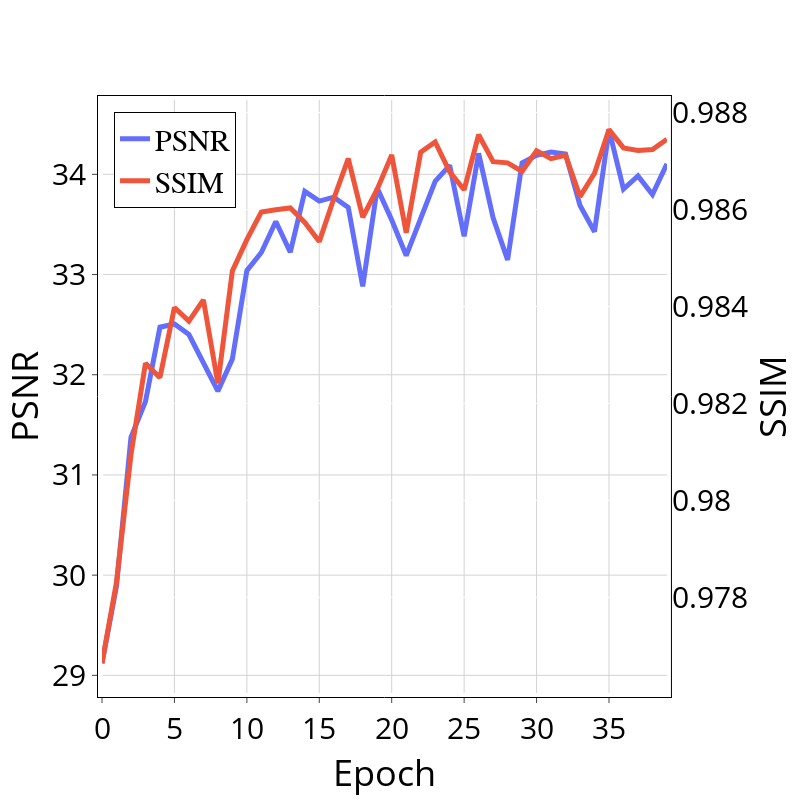

The notebook cell saved with this chart:
### Code cell
import plotly.graph_objects as go
from plotly.subplots import make_subplots

# Create figure with secondary y-axis
fig = make_subplots(specs=[[{"secondary_y": True}]])

# Add traces
fig.add_trace(
    go.Scatter(x=metrics['Epoch'], y=metrics['PSNR'], name="PSNR"),
    secondary_y=False,
)

fig.add_trace(
    go.Scatter(x=metrics['Epoch'], y=metrics['SSIM'], name="SSIM"),
    secondary_y=True,
)

# Add figure title
# fig.update_layout(
#     title_text="SSIM and PSNR metrics by epoch"
# )

# Set x-axis title
fig.update_xaxes(title_text="Epoch")

# Set y-axes titles
fig.update_yaxes(title_text="PSNR", secondary_y=False, showgrid = True   ,mirror=True,
    ticks='outside',
    showline=True,
    linecolor='black',
    gridcolor='lightgrey')
fig.update_yaxes(title_text="SSIM", secondary_y=True, showgrid = True, )
fig.update_xaxes(
    mirror=True,
    ticks='outside',
    showline=True,
    linecolor='black',
    gridcolor='lightgrey'
)
fig.update_layout(
    autosize=False,
    width=800,
    height=800,
    margin=dict(
        l=50,
        r=50,
        b=100,
        t=100,
        pad=4
    ),
    paper_bgcolor="White",     plot_bgcolor='white', title_x=0.5,  font=dict(size=30, color="black"),     legend=dict(
        x=0.02,
        y=.98,
        traceorder="normal",
        font=dict(
            family="sans-serif",
            size=30,
            color="black"
        ),         bordercolor="Black", 
        borderwidth=1
    )
)
fig.update_traces(line={'width': 5})
fig.show()

### Figure 1 — Plotly figure (JSON) as saved in the notebook; plotly's stock layout.template omitted (floating-point values rounded to 4 significant figures)
{"data": [{"line": {"width": 5}, "name": "PSNR", "type": "scatter", "x": [0, 1, 2, 3, 4, 5, 6, 7, 8, 9, 10, 11, 12, 13, 14, 15, 16, 17, 18, 19, 20, 21, 22, 23, 24, 25, 26, 27, 28, 29, 30, 31, 32, 33, 34, 35, 36, 37, 38, 39], "xaxis": "x", "y": [29.12, 29.89, 31.37, 31.73, 32.47, 32.51, 32.4, 32.13, 31.84, 32.16, 33.04, 33.22, 33.53, 33.22, 33.83, 33.73, 33.77, 33.67, 32.88, 33.86, 33.54, 33.19, 33.56, 33.93, 34.09, 33.38, 34.21, 33.57, 33.15, 34.12, 34.19, 34.22, 34.2, 33.69, 33.43, 34.45, 33.85, 33.98, 33.8, 34.1], "yaxis": "y"}, {"line": {"width": 5}, "name": "SSIM", "type": "scatter", "x": [0, 1, 2, 3, 4, 5, 6, 7, 8, 9, 10, 11, 12, 13, 14, 15, 16, 17, 18, 19, 20, 21, 22, 23, 24, 25, 26, 27, 28, 29, 30, 31, 32, 33, 34, 35, 36, 37, 38, 39], "xaxis": "x", "y": [0.9766, 0.9783, 0.9809, 0.9828, 0.9825, 0.984, 0.9837, 0.9841, 0.9824, 0.9847, 0.9854, 0.9859, 0.986, 0.986, 0.9857, 0.9853, 0.9862, 0.9871, 0.9858, 0.9864, 0.9871, 0.9855, 0.9872, 0.9874, 0.9868, 0.9864, 0.9875, 0.987, 0.987, 0.9868, 0.9872, 0.9871, 0.9871, 0.9863, 0.9867, 0.9876, 0.9873, 0.9872, 0.9872, 0.9874], "yaxis": "y2"}], "layout": {"autosize": false, "font": {"color": "black", "size": 30}, "height": 800, "legend": {"bordercolor": "Black", "borderwidth": 1, "font": {"color": "black", "family": "sans-serif", "size": 30}, "traceorder": "normal", "x": 0.02, "y": 0.98}, "margin": {"b": 100, "l": 50, "pad": 4, "r": 50, "t": 100}, "paper_bgcolor": "White", "plot_bgcolor": "white", "title": {"x": 0.5}, "width": 800, "xaxis": {"anchor": "y", "domain": [0, 0.94], "gridcolor": "lightgrey", "linecolor": "black", "mirror": true, "showline": true, "ticks": "outside", "title": {"text": "Epoch"}}, "yaxis": {"anchor": "x", "domain": [0, 1], "gridcolor": "lightgrey", "linecolor": "black", "mirror": true, "showgrid": true, "showline": true, "ticks": "outside", "title": {"text": "PSNR"}}, "yaxis2": {"anchor": "x", "overlaying": "y", "showgrid": true, "side": "right", "title": {"text": "SSIM"}}}}
